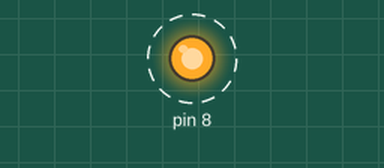
Simulated run of this program. Board: Arduino Uno, built with avr-gcc and run on an emulated ATmega328P. On the bench: output pins drawn as LEDs (lit = HIGH). Dashed ring = blinking.

Above: at 0.2 s.
Timing chart, 0 to 3.0 s (numbered marks = the images above):
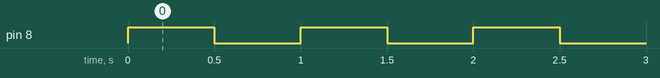

The program:

main.cpp
```cpp
#include <avr/io.h>
#include <util/delay.h>

int main() {
    // Set PB0 (pin 5) as output
    DDRB |= (1 << PB0);

    while (1) {
        // Toggle PB0
        PORTB ^= (1 << PB0);
        _delay_ms(500);
    }
}
```

Measured:
- by itself, pin 8: alternates HIGH for 0.50 s and LOW for 0.50 s
